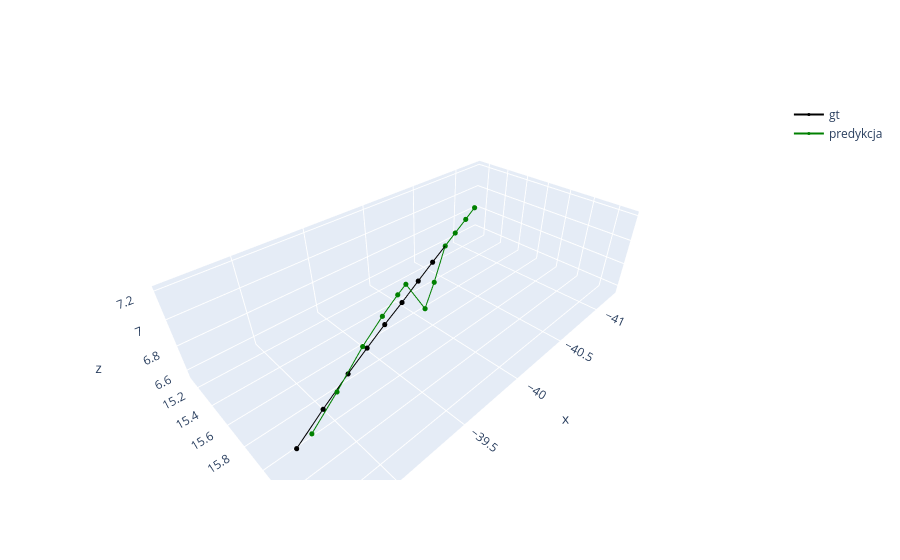

The cell this chart's notebook holds for it:
### Code cell
fig = go.Figure()

gt_x = poses_gt[0, :, 0].detach().cpu().numpy()
gt_y = poses_gt[0, :, 1].detach().cpu().numpy()
gt_z = poses_gt[0, :, 2].detach().cpu().numpy()

fig.add_trace(go.Scatter3d(
    x=gt_x, 
    y=gt_y,
    z=gt_z,
    mode='lines+markers',
    name='gt',
    line=dict(color='black', width=2),
    marker=dict(size=3)
))

opt_x = pred_poses[0, :, 0].detach().cpu().numpy()
opt_y = pred_poses[0, :, 1].detach().cpu().numpy()
opt_z = pred_poses[0, :, 2].detach().cpu().numpy()


fig.add_trace(go.Scatter3d(
    x=opt_x, 
    y=opt_y,
    z=opt_z,
    mode='lines+markers',
    name='predykcja',
    line=dict(color='green', width=2),
    marker=dict(size=3)
))
fig.show()

### Figure 1 — Plotly figure (JSON) as saved in the notebook; plotly's stock layout.template omitted (floating-point values rounded to 4 significant figures)
{"data": [{"line": {"color": "black", "width": 2}, "marker": {"size": 3}, "mode": "lines+markers", "name": "gt", "type": "scatter3d", "x": [-41.23, -40.99, -40.73, -40.51, -40.27, -40.02, -39.77, -39.54, -39.33, -39.13, -38.89, -38.67], "y": [15.13, 15.23, 15.34, 15.43, 15.53, 15.63, 15.73, 15.83, 15.92, 16.01, 16.11, 16.21], "z": [6.821, 6.824, 6.827, 6.828, 6.826, 6.823, 6.818, 6.818, 6.82, 6.818, 6.813, 6.807]}, {"line": {"color": "green", "width": 2}, "marker": {"size": 3}, "mode": "lines+markers", "name": "predykcja", "type": "scatter3d", "x": [-41.23, -40.99, -40.73, -40.51, -40.28, -40.08, -39.8, -39.65, -39.39, -39.14, -38.85, -38.64], "y": [15.13, 15.23, 15.34, 15.43, 15.54, 15.64, 15.75, 15.84, 16.01, 16.16, 16.34, 16.5], "z": [6.821, 6.824, 6.827, 6.828, 6.647, 6.551, 6.958, 6.999, 7.073, 7.11, 7.15, 7.211]}], "layout": {}}
